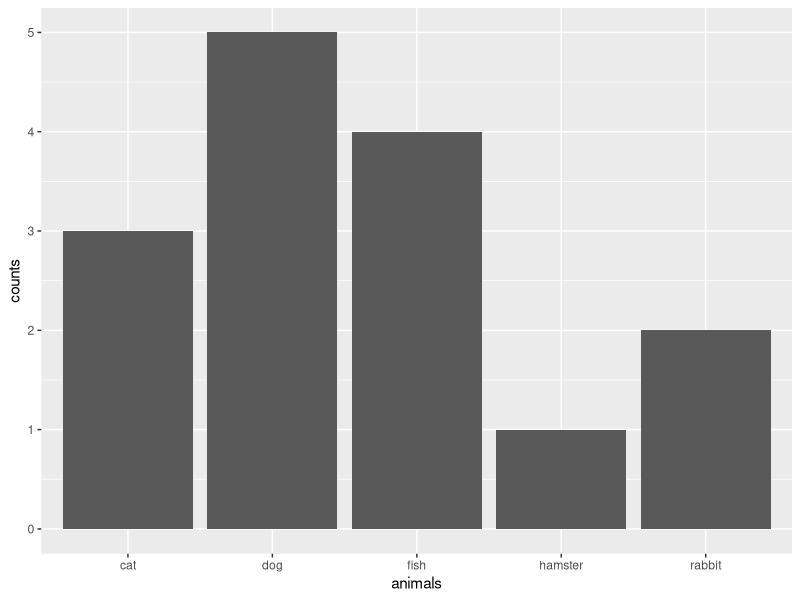

This figure's R source: (Note: this script raises an error after producing the figure.)
## ---- chunk 1
library(ggplot2)
## ---- chunk 2
# Create simple lists
animals <- c("cat", "dog", "rabbit", "hamster", "fish")
counts <- c(3, 5, 2, 1, 4)

print("🐾 Our animal data:")
print(paste("Animals:", paste(animals, collapse = ", ")))
print(paste("Counts:", paste(counts, collapse = ", ")))

# Make your first plot!
plot1 <- ggplot() + 
  geom_col(aes(x = animals, y = counts))

print(plot1)
## ---- chunk 3
print("\n🍕 Creating a plot with your own food ratings data!")

# Create your own lists - change these ... to your favorites!
my_foods <- c(...)
my_ratings <- c(...)

# Make a plot with your data
plot2 <- ggplot() + 
  geom_col(aes(x = my_foods, y = my_ratings))

print(plot2)
